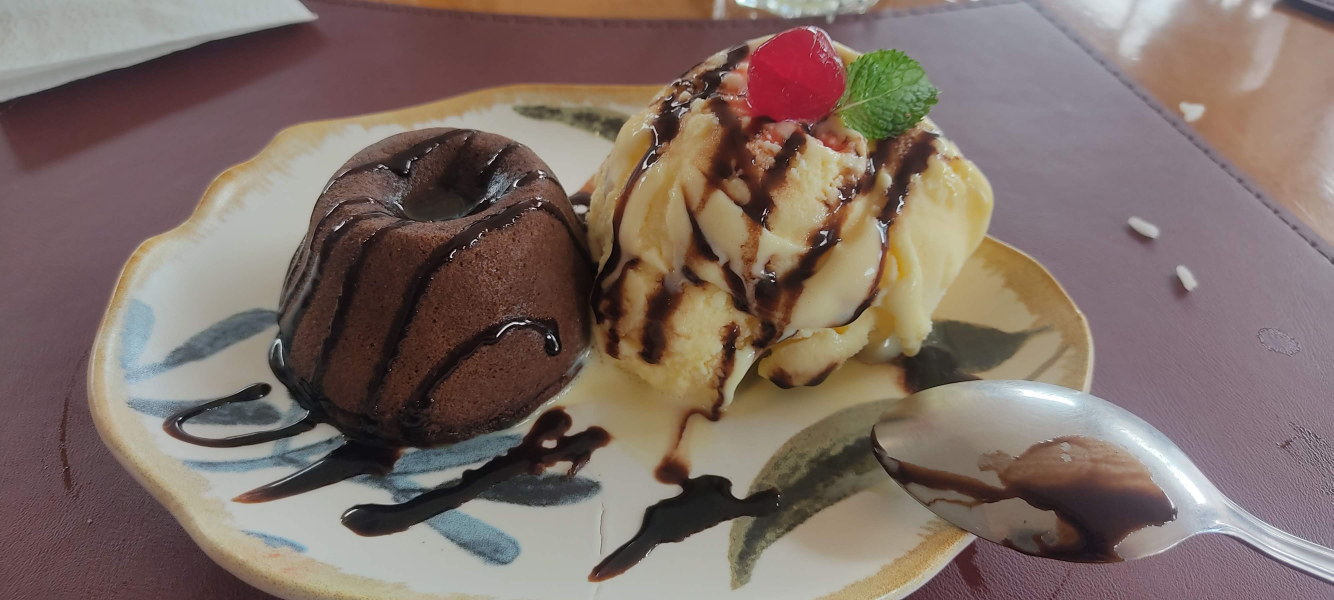
#> input picture src/img/parcial1.jpg, 4000 x 1800 px, found by its file name (shown at 1/3 size)
$ python VA_Parcial_1_CharlesChuez.py
#> lines starting #> are read from the running program, lines starting #| are printed output that depends on the picture
# Charles Chuez 8-960-2188 charles.chuez@utp.ac.pa 1IL141

# mostrar los resultados utilizando MatPlotLib.

import cv2
import matplotlib.pyplot as plt
import numpy as np

def mostrar_imagen_plt(img, title):
	plt.imshow(img)
	plt.title(title)
	plt.axis('off')
	plt.show()

def mostrar_imagen_cv2(img, title):
	cv2.imshow(title, img)
	cv2.waitKey(0)
	cv2.destroyAllWindows()

def poner_texto(imagen, texto):
	cv2.putText (
		img=imagen,
		text=texto,
		org=(15,100),
		fontFace=3,
		fontScale=1,
		color=(0,0,255),
		thickness=5
	)

def calcular_histograma(imagen):
	# Obtener el alto y el ancho de la imagen de entrada
	alto, ancho = imagen.shape[:2]

	# Calcular histogramas
	histogramas = []
	for i in range(3):
		hist = cv2.calcHist([imagen], [i], None, [256], [0, 256])
		histogramas.append(hist)

	# Normalizar los histogramas para ajustarse a la altura de la imagen
	for i in range(3):
		cv2.normalize(histogramas[i], histogramas[i], 0, alto, cv2.NORM_MINMAX)

	# Crear una imagen blanca para el histograma del mismo tamaño que la imagen de entrada
	hist_img = np.ones((alto, ancho, 3), dtype=np.uint8) * 255

	# Dibujar los histogramas
	colores = [(0, 0, 255), (0, 255, 0), (255, 0, 0)]  # Rojo, Verde, Azul
	bin_width = int(ancho / 256)  # Ajustar el ancho de cada bin al ancho de la imagen

	for i, color in enumerate(colores):
		for j in range(255):
			# Extraer valor escalar de histogramas[i][j] accediendo al primer elemento
			pt1 = (j * bin_width, alto - int(histogramas[i][j][0]))  # El valor ya está escalado entre 0 y el alto
			pt2 = ((j + 1) * bin_width, alto - int(histogramas[i][j + 1][0]))
			cv2.line(hist_img, pt1, pt2, color, 1, cv2.LINE_AA)

	return hist_img

# def calcular_histograma(imagen):
# 	# Obtener el alto y el ancho de la imagen de entrada
# 	alto, ancho = imagen.shape[:2]

# 	# Crear una imagen blanca para el histograma del mismo tamaño que la imagen de entrada
# 	#hist_img = np.ones((alto, ancho, 3), dtype=np.uint8) * 255

# 	# Crear una figura y un eje en matplotlib
# 	fig, ax = plt.subplots(figsize=(ancho / 100, alto / 100), dpi=100)

# 	# Dibujar histogramas para cada canal de color
# 	colores = ['r', 'g', 'b']
# 	# for i, color in enumerate(colores):
# 	# 	hist, _ = np.histogram(imagen[:, :, i].ravel(), bins=256, range=[0, 256])
# 	# 	ax.plot(hist, color=color, lw=2)
# 	for i, c in enumerate(colores):
# 		hist = cv2.calcHist([imagen], [i], None, [256], [0, 256])
# 		plt.plot(hist, color = c)
# 		plt.xlim([0,256])

# 	# Configurar los límites y eliminar ejes
# 	ax.set_xlim([0, 255])
# 	ax.set_ylim([0, alto])
# 	#ax.axis('off')

# 	# Convertir la figura a una imagen de NumPy
# 	fig.canvas.draw()
# 	hist_data = np.frombuffer(fig.canvas.tostring_rgb(), dtype=np.uint8)
# 	hist_data = hist_data.reshape(fig.canvas.get_width_height()[::-1] + (3,))

# 	# Redimensionar la imagen para que coincida con el tamaño de la imagen original
# 	hist_img = cv2.resize(hist_data, (ancho, alto))

# 	# Cerrar la figura para liberar memoria
# 	plt.close(fig)

# 	return hist_img

# Modificar tamaño de la imagen
dsize = (int(640), int(480))

################################
########	Problema 1	########
################################

# Abrir imagen con OpenCV
""" img = cv2.imread("src/parcial1/img/Problema1.jpg")
poner_texto(img)
cv2.imshow("Imagen", img)
cv2.waitKey(0)
cv2.destroyAllWindows() """

# Abrir imagen con MatPlotLib
img = plt.imread("img/parcial1.jpg")
#> img is the input picture: shape (1800, 4000, 3); mean R, G, B 126.1, 109.5, 102.4
#mostrar_imagen_plt(img, "Original")

# Ajustar la imagen
img_resized = cv2.resize(img, dsize)
img_resized2 = cv2.resize(img, dsize)

# Aplicar filtro Median Blur
img_blr = cv2.medianBlur(img_resized, 15)
#mostrar_imagen_plt(img_blr, "Median Blur")

# Aplicar filtro bilateral
img_bilateral = cv2.bilateralFilter(img_resized, 27, 75, 75)
#mostrar_imagen_plt(img_bilateral, "Bilateral")

# Aplicar filtro gaussiano
img_gaussian = cv2.GaussianBlur(img_resized, (29, 29), 0)
#mostrar_imagen_plt(img_gaussian, "Gaussiano")

# Añadiendo correo electronico
b, g, r = cv2.split(img_resized)
img_resized = cv2.merge([r, g, b])
cv2.putText (
	img=img_resized,
	text="charles.chuez@utp.ac.pa",
	org=(15,400),
	fontFace=3,
	fontScale=1.2,
	color=(0,0,255),
	thickness=3
)
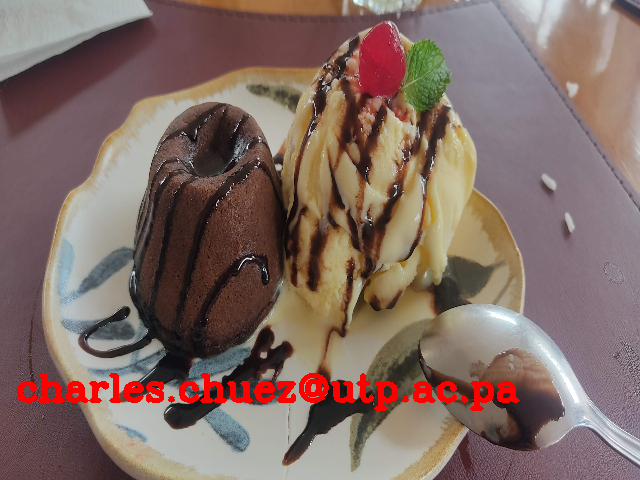
#> img_resized: shape (480, 640, 3); mean B, G, R 100.4, 107.4, 129.4
r, g, b = cv2.split(img_resized)
img_resized = cv2.merge([b, g, r])
#mostrar_imagen_plt(img_resized, "Redimencionado")

# Juntando impagenes
parte1 = np.concatenate((img_bilateral, img_blr), 1)
parte2 = np.concatenate((img_resized, img_gaussian), 1)
img_concatenado = np.concatenate((parte1, parte2), 0)
img_concatenado = cv2.resize(img_concatenado, dsize)
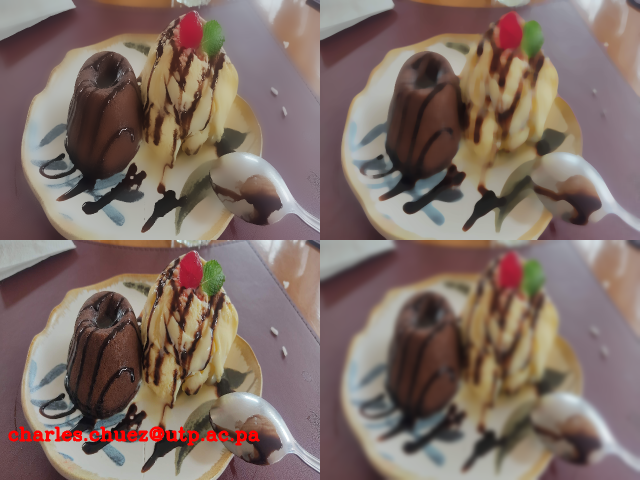
#> img_concatenado: shape (480, 640, 3); mean R, G, B 127.2, 109.1, 101.9

# Mostrando cuadrantes concatenados
#mostrar_imagen_plt(img_concatenado, "")

# Histograma de la imagen original
alto = 480
ancho = 640
histo_original = calcular_histograma(img_resized2)
#> after the loop in calcular_histograma, `for i in range(3):`: histogramas = 3 items
#histo_original = cv2.resize(histo_original, dsize)
histo_concat = calcular_histograma(img_concatenado)
# [8 lines of commented-out code are left out]
plt.subplot(221)
plt.imshow(img_resized2)
plt.axis("off")
plt.subplot(222)
plt.imshow(histo_original)
plt.axis("off")
plt.subplot(223)
plt.imshow(img_concatenado)
plt.axis("off")
plt.subplot(224)
plt.imshow(histo_concat)
plt.axis("off")
plt.savefig("src/parcial1/out/Charles_Chuez_P1.png", dpi=600, bbox_inches='tight')
plt.show()

################################
########	Problema 2	########
################################

def rotate_image(image, angle):
	(h, w) = image.shape[:2]
	center = (w // 2, h // 2)
	M = cv2.getRotationMatrix2D(center, angle, 1.0)
	rotated = cv2.warpAffine(image, M, (w, h))
	return rotated


# Captura desde la cámara web (0 es el índice de la primera cámara conectada)
cap = cv2.VideoCapture(0)

while True:
	ret, frame = cap.read()
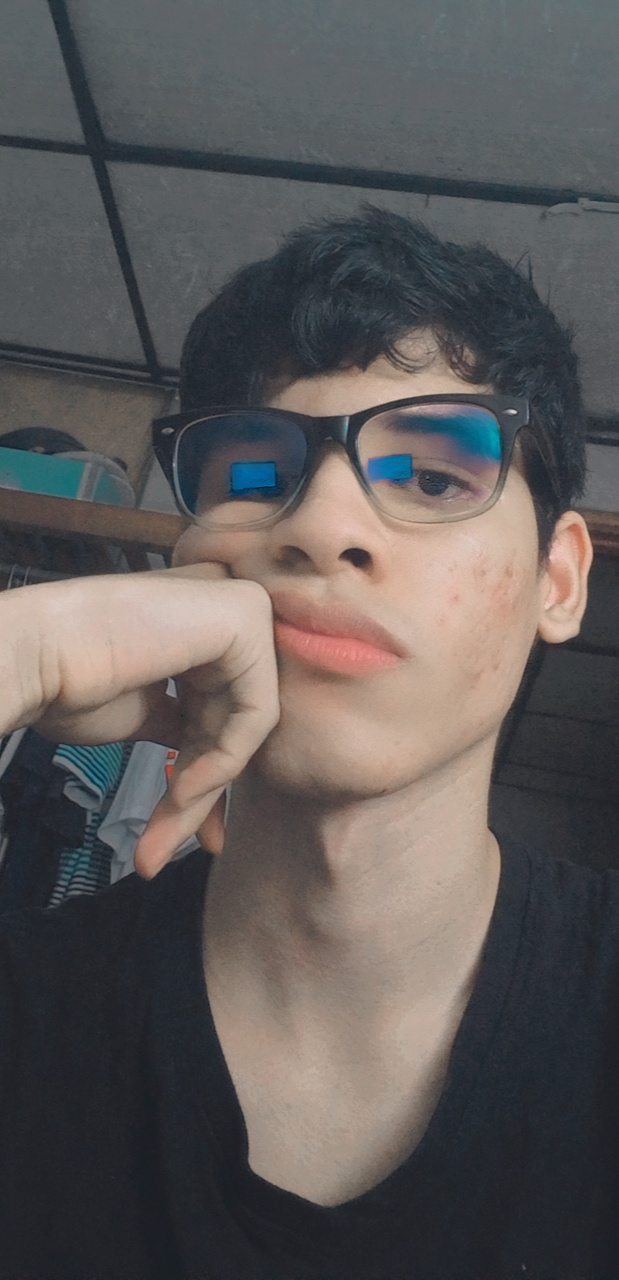
#> input picture 4. Actividades o Asignaciones Resueltas Durante el Curso/2. Talleres/taller1/img/taller1.jpg, 619 x 1280 px, given in place of the camera
#> frame is the input picture: shape (1280, 619, 3); mean B, G, R 88.7, 89.3, 93.1

	frame = cv2.resize(frame, (640, 480))
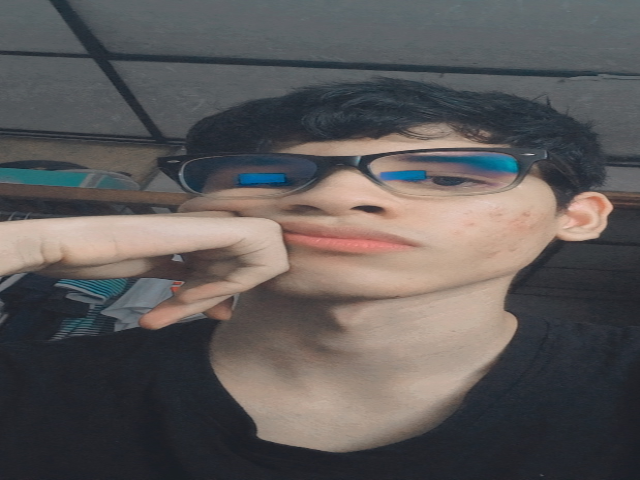
#> frame: shape (480, 640, 3); mean B, G, R 88.6, 89.2, 93.1

	angles = [45, 135, 225, 315]
	rotated_images = []
	for angle in angles:
		rotated_img = rotate_image(frame, angle)
		cv2.putText(rotated_img, f'{angle} degrees', (10, 30), cv2.FONT_HERSHEY_SIMPLEX, 1, (0, 255, 0), 2)
		rotated_images.append(rotated_img)
#> this loop made 4 passes
#> M in rotate_image on passes 1 to 4: [[0.707, 0.707, -75.98], [-0.707, 0.707, 296.6]], [[-0.707, 0.707, 376.6], [-0.707, -0.707, 636]], [[-0.707, -0.707, 716], [0.707, -0.707, 183.4]], [[0.707, -0.707, 263.4], [0.707, 0.707, -156]]
#> pass 1, in rotate_image, `rotated = cv2.warpAffine(image, M, (w, h))`:
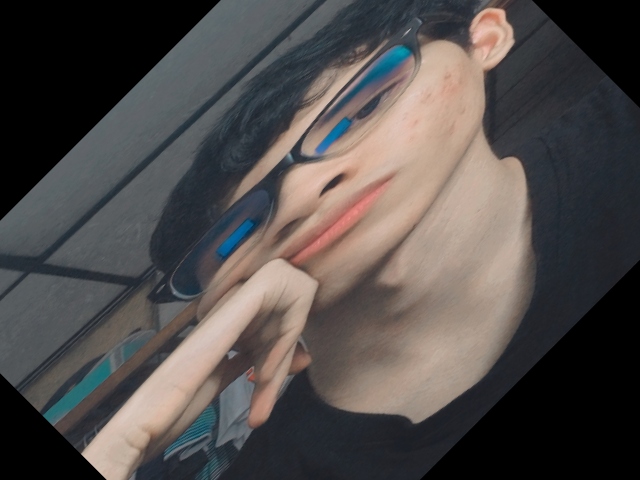
#> rotated: shape (480, 640, 3); mean B, G, R 75.1, 76.7, 81.3
#> after the loop:
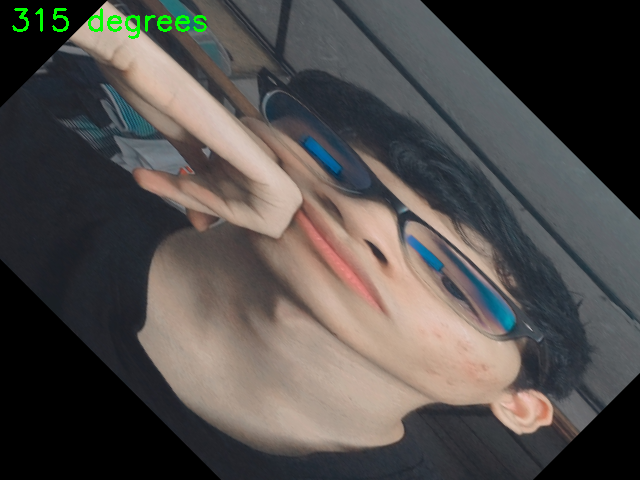
#> rotated_img: shape (480, 640, 3); mean B, G, R 74.9, 77.6, 81.3
#> after the loop, rotated_images = 4 items

	top_row = np.hstack(rotated_images[:2])
	bottom_row = np.hstack(rotated_images[2:])
	composition = np.vstack([top_row, bottom_row])

	cv2.imshow('Composition', composition)

	key = cv2.waitKey(1) & 0xFF
#> (key q is pressed here)

	# Salir del bucle si se presiona 'q'
	if key == ord('q'):
		break

	# Guardar la imagen si se presiona 's'
	if key == ord('s'):
		# Convertir la imagen concatenada a formato RGB para guardar
		cv2.imwrite("src/parcial1/out/Charles_Chuez_P2.png", composition)

cap.release()
cv2.destroyAllWindows()

################################
########	Problema 3	########
################################

# Captura de video desde la cámara
cap = cv2.VideoCapture(0)
cap.set(cv2.CAP_PROP_FRAME_WIDTH, 640)
cap.set(cv2.CAP_PROP_FRAME_HEIGHT, 480)

while True:
	ret, frame = cap.read()

	# Redimensiona el video capturado a 640x480
	#frame = cv2.resize(frame, dsize)

	# Muestra el histograma
	hist_img = calcular_histograma(frame)

	# Concatenamos el histograma al lado del video capturado
	#frame_hist = cv2.hconcat([frame, hist_img])
	frame_hist = np.concatenate((frame, hist_img), 1)
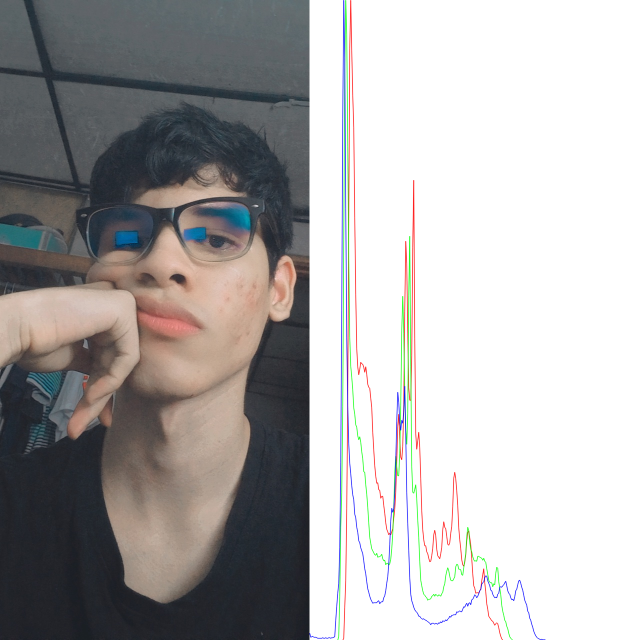
#> frame_hist: shape (1280, 1238, 3) (shown at 1/2 size); mean B, G, R 169.6, 170.1, 172.1

	# Mostramos la ventana
	cv2.imshow('Camara y Histograma', frame_hist)

	# Espera por una tecla
	key = cv2.waitKey(1) & 0xFF
#> (key q is pressed here)

	# Salir del bucle si se presiona 'q'
	if key == ord('q'):
		break

	# Guardar la imagen si se presiona 's'
	if key == ord('s'):
		# Convertir la imagen concatenada a formato RGB para guardar
		cv2.imwrite("src/parcial1/out/Charles_Chuez_P3.png", frame_hist)

# Libera la captura y cierra todas las ventanas
cap.release()
cv2.destroyAllWindows()
